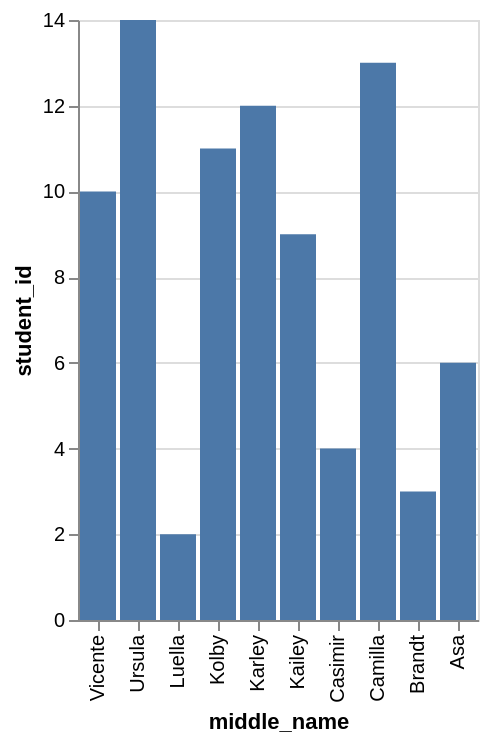

Vega-Lite specification for this chart:
### Vega-Lite specification from a JSON file in a GitHub repository (floating-point values rounded to 4 significant figures)
{"data": {"values": [{"x_data": "Vicente", "y_data": 10}, {"x_data": "Ursula", "y_data": 14}, {"x_data": "Luella", "y_data": 2}, {"x_data": "Kolby", "y_data": 11}, {"x_data": "Karley", "y_data": 12}, {"x_data": "Kailey", "y_data": 9}, {"x_data": "Casimir", "y_data": 4}, {"x_data": "Camilla", "y_data": 13}, {"x_data": "Brandt", "y_data": 3}, {"x_data": "Asa", "y_data": 6}]}, "mark": "bar", "encoding": {"x": {"field": "x_data", "type": "nominal", "title": "middle_name", "sort": "descending"}, "y": {"field": "y_data", "type": "quantitative", "title": "student_id"}}}
